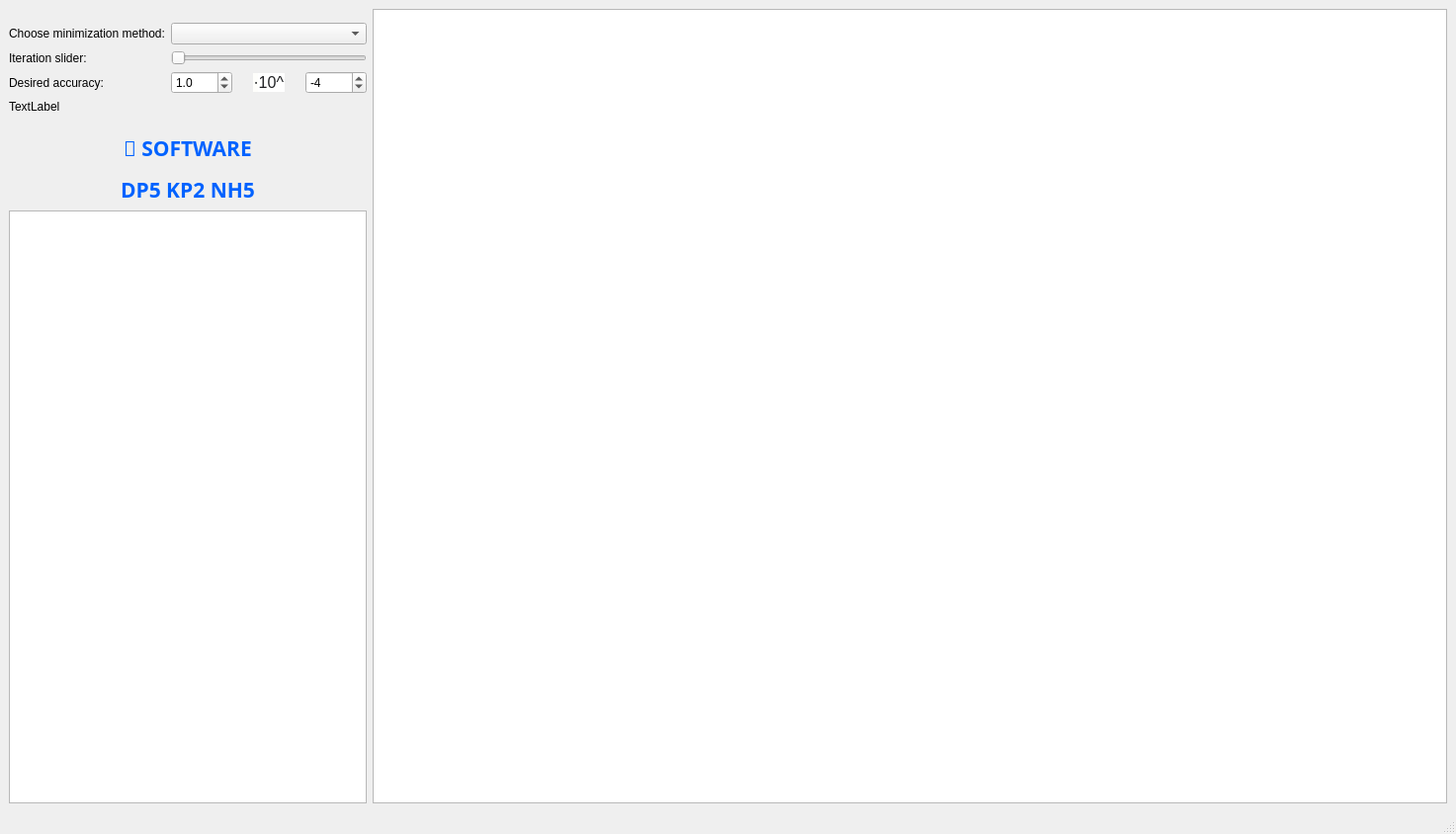
<?xml version="1.0" encoding="UTF-8"?>
<ui version="4.0">
 <class>MainWindow</class>
 <widget class="QMainWindow" name="MainWindow">
  <property name="geometry">
   <rect>
    <x>0</x>
    <y>0</y>
    <width>1473</width>
    <height>844</height>
   </rect>
  </property>
  <property name="windowTitle">
   <string>MainWindow</string>
  </property>
  <widget class="QWidget" name="centralwidget">
   <property name="enabled">
    <bool>true</bool>
   </property>
   <layout class="QHBoxLayout" name="horizontalLayout_4" stretch="1,3">
    <item>
     <layout class="QVBoxLayout" name="verticalLayout" stretch="1,0,5">
      <item>
       <layout class="QFormLayout" name="formLayout">
        <property name="formAlignment">
         <set>Qt::AlignCenter</set>
        </property>
        <item row="1" column="1">
         <widget class="QSlider" name="iterSelector">
          <property name="enabled">
           <bool>false</bool>
          </property>
          <property name="orientation">
           <enum>Qt::Horizontal</enum>
          </property>
         </widget>
        </item>
        <item row="0" column="1">
         <widget class="QComboBox" name="methodSelector"/>
        </item>
        <item row="0" column="0">
         <widget class="QLabel" name="methodSelectorLabel">
          <property name="text">
           <string>Choose minimization method:</string>
          </property>
         </widget>
        </item>
        <item row="1" column="0">
         <widget class="QLabel" name="iterSelectorLabel">
          <property name="text">
           <string>Iteration slider:</string>
          </property>
         </widget>
        </item>
        <item row="2" column="0">
         <widget class="QLabel" name="epsSelectorLabel">
          <property name="text">
           <string>Desired accuracy:</string>
          </property>
         </widget>
        </item>
        <item row="2" column="1">
         <layout class="QHBoxLayout" name="horizontalLayout">
          <item>
           <widget class="QDoubleSpinBox" name="epsSelector">
            <property name="decimals">
             <number>1</number>
            </property>
            <property name="minimum">
             <double>0.100000000000000</double>
            </property>
            <property name="maximum">
             <double>10.000000000000000</double>
            </property>
            <property name="singleStep">
             <double>0.100000000000000</double>
            </property>
            <property name="value">
             <double>1.000000000000000</double>
            </property>
           </widget>
          </item>
          <item>
           <widget class="QLabel" name="label">
            <property name="text">
             <string>&lt;html&gt;&lt;head/&gt;&lt;body&gt;&lt;p&gt;&lt;span style=&quot; font-family:'Arial','Helvetica Neue','Helvetica','sans-serif'; font-size:15px; color:#242729; background-color:#fefefb;&quot;&gt;⋅&lt;/span&gt;&lt;span style=&quot; font-family:'arial','sans-serif'; font-size:16px; color:#202124; background-color:#ffffff;&quot;&gt;10^&lt;/span&gt;&lt;/p&gt;&lt;/body&gt;&lt;/html&gt;</string>
            </property>
            <property name="scaledContents">
             <bool>true</bool>
            </property>
            <property name="alignment">
             <set>Qt::AlignCenter</set>
            </property>
           </widget>
          </item>
          <item>
           <widget class="QSpinBox" name="powSelector">
            <property name="minimum">
             <number>-10</number>
            </property>
            <property name="maximum">
             <number>0</number>
            </property>
            <property name="value">
             <number>-4</number>
            </property>
           </widget>
          </item>
         </layout>
        </item>
        <item row="3" column="0" colspan="2">
         <widget class="QLabel" name="function">
          <property name="text">
           <string>TextLabel</string>
          </property>
         </widget>
        </item>
       </layout>
      </item>
      <item>
       <widget class="QLabel" name="label_2">
        <property name="font">
         <font>
          <family>Cascadia Mono</family>
          <weight>75</weight>
          <bold>true</bold>
         </font>
        </property>
        <property name="text">
         <string>&lt;html&gt;&lt;head/&gt;&lt;body&gt;&lt;p align=&quot;center&quot;&gt;&lt;span style=&quot; font-size:16pt; color:#0062ff;&quot;&gt;🤡 SOFTWARE&lt;/span&gt;&lt;/p&gt;&lt;p align=&quot;center&quot;&gt;&lt;span style=&quot; font-size:16pt; color:#0062ff;&quot;&gt;DP5 KP2 NH5&lt;/span&gt;&lt;/p&gt;&lt;/body&gt;&lt;/html&gt;</string>
        </property>
        <property name="scaledContents">
         <bool>true</bool>
        </property>
        <property name="alignment">
         <set>Qt::AlignLeading|Qt::AlignLeft|Qt::AlignVCenter</set>
        </property>
       </widget>
      </item>
      <item>
       <widget class="QtCharts::QChartView" name="boundsChartView"/>
      </item>
     </layout>
    </item>
    <item>
     <widget class="NavigableChartView" name="visualChartView">
      <property name="sizePolicy">
       <sizepolicy hsizetype="Expanding" vsizetype="Expanding">
        <horstretch>0</horstretch>
        <verstretch>0</verstretch>
       </sizepolicy>
      </property>
     </widget>
    </item>
   </layout>
  </widget>
  <widget class="QMenuBar" name="menubar">
   <property name="geometry">
    <rect>
     <x>0</x>
     <y>0</y>
     <width>1473</width>
     <height>18</height>
    </rect>
   </property>
  </widget>
  <widget class="QStatusBar" name="statusbar"/>
 </widget>
 <customwidgets>
  <customwidget>
   <class>NavigableChartView</class>
   <extends>QGraphicsView</extends>
   <header>NavigableChartView.h</header>
   <slots>
    <slot>iterationDisplayNChanged(int)</slot>
   </slots>
  </customwidget>
  <customwidget>
   <class>QtCharts::QChartView</class>
   <extends>QGraphicsView</extends>
   <header>QtCharts/QChartView</header>
  </customwidget>
 </customwidgets>
 <resources>
  <include location="../../res/res.qrc"/>
 </resources>
 <connections>
  <connection>
   <sender>methodSelector</sender>
   <signal>currentIndexChanged(int)</signal>
   <receiver>MainWindow</receiver>
   <slot>methodChanged(int)</slot>
   <hints>
    <hint type="sourcelabel">
     <x>383</x>
     <y>71</y>
    </hint>
    <hint type="destinationlabel">
     <x>276</x>
     <y>-9</y>
    </hint>
   </hints>
  </connection>
  <connection>
   <sender>iterSelector</sender>
   <signal>valueChanged(int)</signal>
   <receiver>MainWindow</receiver>
   <slot>iterationNChanged(int)</slot>
   <hints>
    <hint type="sourcelabel">
     <x>383</x>
     <y>100</y>
    </hint>
    <hint type="destinationlabel">
     <x>164</x>
     <y>-17</y>
    </hint>
   </hints>
  </connection>
  <connection>
   <sender>epsSelector</sender>
   <signal>valueChanged(double)</signal>
   <receiver>MainWindow</receiver>
   <slot>epsChanged(double)</slot>
   <hints>
    <hint type="sourcelabel">
     <x>219</x>
     <y>120</y>
    </hint>
    <hint type="destinationlabel">
     <x>303</x>
     <y>-5</y>
    </hint>
   </hints>
  </connection>
  <connection>
   <sender>powSelector</sender>
   <signal>valueChanged(int)</signal>
   <receiver>MainWindow</receiver>
   <slot>powChanged(int)</slot>
   <hints>
    <hint type="sourcelabel">
     <x>349</x>
     <y>120</y>
    </hint>
    <hint type="destinationlabel">
     <x>462</x>
     <y>-1</y>
    </hint>
   </hints>
  </connection>
 </connections>
 <slots>
  <slot>iterationNChanged(int)</slot>
  <slot>methodChanged(int)</slot>
  <slot>epsChanged(double)</slot>
  <slot>powChanged(int)</slot>
  <slot>powEpsEditingFinished()</slot>
 </slots>
</ui>
